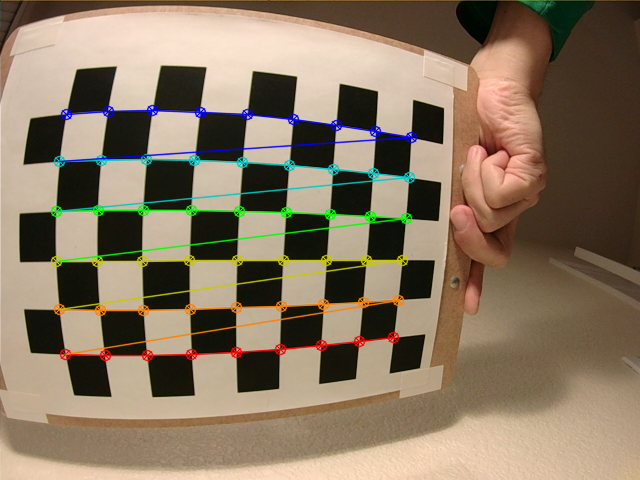
#> input picture output/task_1/window left 2.png, 640 x 480 px; its folder holds only this picture in this run
$ python test.py
#> lines starting #> are read from the running program, lines starting #| are printed output that depends on the picture
import cv2
import numpy as np
import glob

image_side ='left'
def load_Image(image_side):

    # termination criteria
#> called with image_side = 'left'
    criteria = (cv2.TERM_CRITERIA_EPS + cv2.TERM_CRITERIA_MAX_ITER, 30, 0.001)
    object_point = np.zeros((9*6, 3), np.float32)
    object_point[:, :2] = np.mgrid[0:9, 0:6].T.reshape(-1, 2)

    # Arrays to store object points and image points from all the images.
    objpoints = []  # 3d point in real world space
    imgpoints = []  # 2d points in image plane.

    img_location='/home/omkar/Desktop/Project2a/project_2a/images/task_1/*'+image_side+'*.png'
    img_location_zero='/home/omkar/Desktop/Project2a/project_2a/images/task_1/'+image_side+'_0.png'
    images= glob.glob(img_location)
    for fname in images:
        img_element=cv2.imread(fname)
#> img_element is the input picture: shape (480, 640, 3); mean B, G, R 97.4, 119, 136.2
        gray = cv2.cvtColor(img_element, cv2.COLOR_BGR2GRAY)
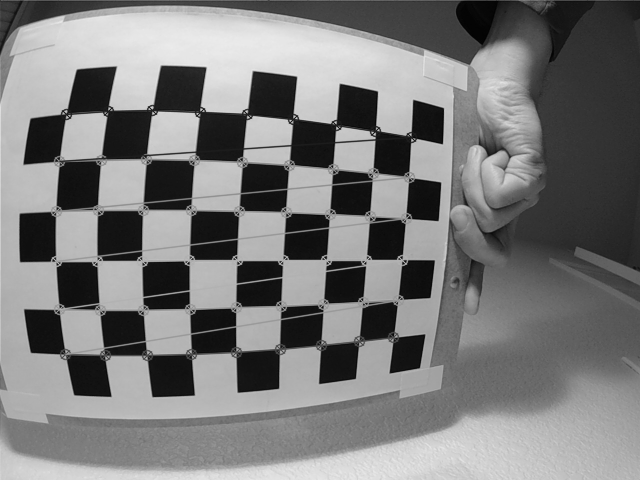
#> gray: shape (480, 640); min 1, max 235, mean 121.7

        # Find the chess board corners
        ret, corners = cv2.findChessboardCorners(gray, (9, 6), None)
#> ret = False; corners = None

        # If found, add object points, image points (after refining them)
        if ret == True:
            objpoints.append(object_point)

            corners2 = cv2.cornerSubPix(gray, corners, (11, 11), (-1, -1), criteria)
            imgpoints.append(corners2)

            # Draw and display the corners
            img = cv2.drawChessboardCorners(img_element, (9, 6), corners2, ret)
            cv2.imshow('img', img)
            cv2.waitKey(500)


    cv2.destroyAllWindows()
#> (the run stopped early here; a loop or call above may not have finished)
